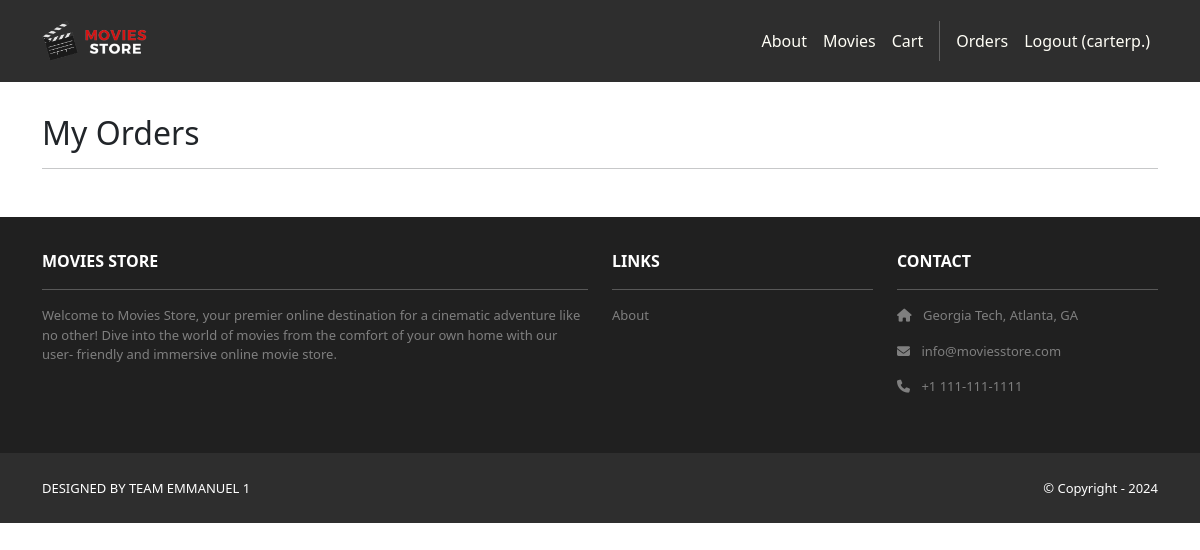
The app's page /accounts/orders/ (signed in), older data.
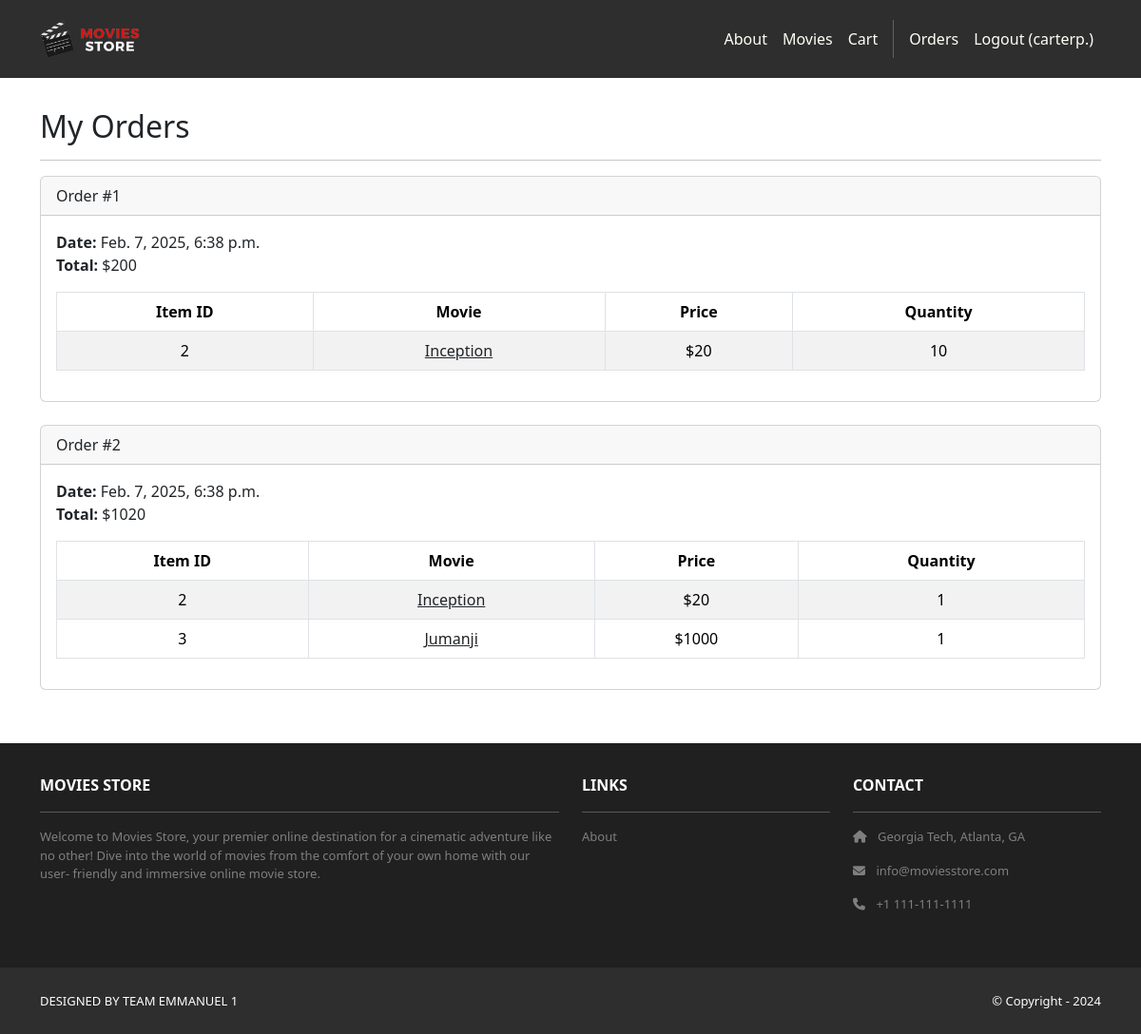
The same page, newer data.
### cart/models.py (models this page shows, shortened)
class Order(models.Model):
    id = models.AutoField(primary_key=True)
    total = models.IntegerField()
    date = models.DateTimeField(auto_now_add=True)
    user = models.ForeignKey(User, on_delete=models.CASCADE)

class Item(models.Model):
    id = models.AutoField(primary_key=True)
    price = models.IntegerField()
    quantity = models.IntegerField()
    order = models.ForeignKey(Order, on_delete=models.CASCADE)
    movie = models.ForeignKey(Movie, on_delete=models.CASCADE)

### movies/models.py (models this page shows, shortened)
class Movie(models.Model):
    id = models.AutoField(primary_key=True)
    name = models.CharField(max_length=255)
    price = models.IntegerField()
    description = models.TextField()
    image = models.ImageField(upload_to="movie_images/")

### accounts/views.py (the view)
# urls.py: path('orders/', views.orders, name='accounts.orders'),
@login_required
def orders(request):
    template_data = {}
    template_data['title'] = 'Orders'
    template_data['orders'] = request.user.order_set.all()
    return render(request, 'accounts/orders.html',{'template_data': template_data})

### accounts/templates/accounts/orders.html
{% extends 'base.html' %}
{% block content %}
    <div class="p-3">
        <div class="container">
            <div class="row mt-3">
                <div class="col mx-auto mb-3">
                    <h2>My Orders</h2>
                    <hr />
                    {% for order in template_data.orders %}
                        <div class="card mb-4">
                            <div class="card-header">
                                Order #{{ order.id }}
                            </div>
                            <div class="card-body">
                                <b>Date:</b> {{ order.date }}<br />
                                <b>Total:</b> ${{ order.total }}<br />
                                <table class="table table-bordered table-striped text-center mt-3">
                                    <thead>
                                    <tr>
                                        <th scope="col">Item ID</th>
                                        <th scope="col">Movie</th>
                                        <th scope="col">Price</th>
                                        <th scope="col">Quantity</th>
                                    </tr>
                                    </thead>
                                    <tbody>
                                    {% for item in order.item_set.all %}
                                        <tr>
                                            <td>{{ item.movie.id }}</td>
                                            <td>
                                                <a class="link-dark" href="{% url 'movies.show' id=item.movie.id %}">
                                                    {{ item.movie.name }}
                                                </a>
                                            </td>
                                            <td>${{ item.movie.price }}</td>
                                            <td>{{ item.quantity }}</td>
                                        </tr>
                                    {% endfor %}
                                    </tbody>
                                </table>
                            </div>
                        </div>
                    {% endfor %}
                </div>
            </div>
        </div>
    </div>
{% endblock content %}

### moviesstore/templates/base.html (shortened to what this page needs)
<!DOCTYPE html>
<html>
    {% load static %}
    <head>
        <link href=
          "https://cdn.jsdelivr.net/npm/bootstrap@5.3.3/dist/css/bootstrap.min.css" rel="stylesheet"
>
        <link rel=
          "stylesheet"  href="https://cdnjs.cloudflare.com/ajax/libs/font-awesome/6.1.1/css/all.min.css">
        <link rel="stylesheet" type="text/css"
              href="{% static 'css/style.css' %}">
    </head>
    <body>
        <nav class="p-3 navbar navbar-dark bg-dark navbar-expand-lg">
            <div class="container">
                <a class="navbar-brand" href="{% url 'home.index' %}">
                    <img src="{% static 'img/logo.png' %}" alt="logo" height="40" />
                </a>
                <div class="collapse navbar-collapse"
                     id="navbarNavAltMarkup">
                    <div class="navbar-nav ms-auto navbar-ml">
                        <a class="nav-link" href="{% url 'home.about' %}">
                            About
                        </a>
                        <a class="nav-link" href="{% url 'movies.index' %}">
                            Movies
                        </a>
                        <a class="nav-link" href="{% url 'cart.index' %}">
                            Cart
                        </a>
                        {% if user.is_authenticated %}
                            <a class="nav-link" href="{% url 'accounts.orders' %}">
                                Orders
                            </a>
                            <a class="nav-link" href="{% url 'accounts.logout' %}">
                                Logout ({{ user.username }})
                            </a>
                        {% else %}
                            <a class="nav-link" href="{% url 'accounts.login' %}">Login</a>
                            <a class="nav-link" href="{% url 'accounts.signup' %}">
                                Sign Up
                            </a>
                        {% endif %}
                    </div>
                </div>
            </div>
        </nav>
        <div>
            {% block content %}
            {% endblock content %}
        </div>
    <section class="p-3 ms-footer d-none d-md-block">
        <div class="container">
            <div class="row mt-3 text-white">
                <div class="col-md-6 col-lg-6 col-xl-6 mx-auto mb-4">
                    <b>MOVIES STORE</b>
                    <hr />
                    <p>
                        Welcome to Movies Store, your premier online
                        destination for a cinematic adventure like no
                        other! Dive into the world of movies from the
                        comfort of your own home with our user-
                        friendly and immersive online movie store.
                    </p>
                </div>
                <div class="col-md-3 col-lg-3 col-xl-3 mx-auto mb-4">
                    <b>LINKS</b>
                    <hr />
                    <p><a class="nav-link"
                          href="{% url 'home.about' %}">
                        About
                    </a></p>
                </div>
                <div class="col-md-3 col-lg-3 col-xl-3 mx-auto mb-4">
                    <b>CONTACT</b>
                    <hr />
                    <p><i class="fas fa-home me-2"></i>
                        Georgia Tech, Atlanta, GA
                    </p>
                    <p><i class="fas fa-envelope me-2"></i>
                        info@moviesstore.com
                    </p>
                    <p><i class="fas fa-phone me-2"></i>
                        +1 111-111-1111
                    </p>
                </div>
            </div>
        </div>
    </section>
    <section class="p-3 ms-footer-bottom bg-dark">
        <div class="container d-flex justify-content-between">
            <div class="me-5 text-white">
                <span>DESIGNED BY TEAM EMMANUEL 1
                </span>
            </div>
            <div class="text-white">
                <span>© Copyright - 2024</span>
            </div>
        </div>
    </section>
    </body>
</html>

### moviesstore/static/css/style.css (style rules this page uses)
.navbar a.nav-link { color: #FFFEF6 !important; }
.bg-dark { background-color: #2E2E2E !important; }
.ms-footer { background-color: #202020; }
.ms-footer p { color: #7F7F7F; font-size: 13px; }
.ms-footer-bottom span { font-size: 13px; line-height: 38px; }

Row changes from the older to the newer data that the page shows:
added Order: id "1", date "Feb. 7, 2025, 6:38 p.m.", total "200"
added Item: movie.id "2", movie.name "Inception", movie.price "20", quantity "10", shown under "1"
added Order: id "2", date "Feb. 7, 2025, 6:38 p.m.", total "1020"
added Item: movie.id "2", movie.name "Inception", movie.price "20", quantity "1"
added Item: movie.id "3", movie.name "Jumanji", movie.price "1000", quantity "1", shown under "2"
